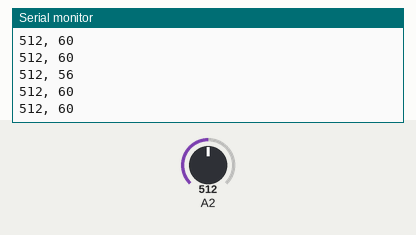
A sketch run on a simulated Arduino Uno, built with avr-gcc and run on an emulated ATmega328P. On the bench: the last lines printed to the serial monitor. The inputs (shaded band) are chosen by the test bench; at power-on: A2 = 512.

Above: at 2.7 s.
2.8 s: A2 set to 107
4.3 s: A2 set to 95
At 5.4 s:
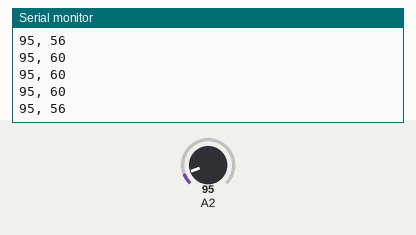
5.8 s: A2 set to 11
At 6.5 s:
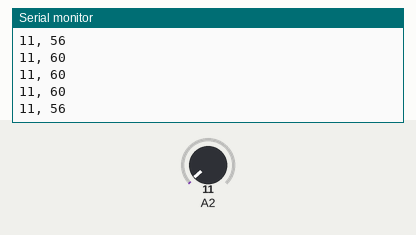
8.8 s: A2 set to 8
At 9.7 s:
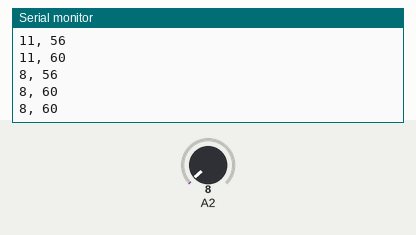
Timing chart, 0 to 11.8 s (numbered marks = the images above; inputs shaded):
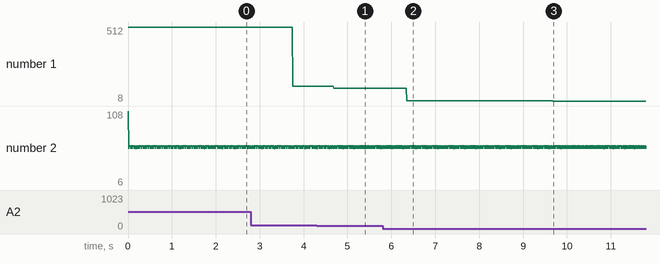

Measured:
- after the input at 4.3 s, the serial monitor: prints a new line after 0.39 s (image 1)
- after the input at 5.8 s, the serial monitor: prints a new line after 0.55 s (image 2)
- after the input at 8.8 s, the serial monitor: prints a new line after 0.88 s (image 3)
- plotted number 1: 512 → 107 after the input at 2.8 s, 107 → 95 after the input at 4.3 s, 95 → 11 after the input at 5.8 s, 11 → 8 after the input at 8.8 s
- plotted number 2: 56 → 6 after the input at 8.8 s

The sketch:

Cambiarfrecuenciamuestreomoarduino.ino
```cpp
// Arrays to save our results in
unsigned long start_times[100];
unsigned long stop_times[100];
unsigned long values[100];


// Define various ADC prescaler
const unsigned char PS_2 = (1 << ADPS0);
const unsigned char PS_4 = (1 << ADPS1);
const unsigned char PS_8 = (1 << ADPS1)| (1 << ADPS0);;
const unsigned char PS_16 = (1 << ADPS2);
const unsigned char PS_32 = (1 << ADPS2) | (1 << ADPS0);
const unsigned char PS_64 = (1 << ADPS2) | (1 << ADPS1);
const unsigned char PS_128 = (1 << ADPS2) | (1 << ADPS1) | (1 << ADPS0);

// Setup the serial port and pin 2
void setup() {
  Serial.begin(9600);
  pinMode(2, INPUT);

  // set up the ADC
  ADCSRA &= ~PS_128;  // remove bits set by Arduino library

  // you can choose a prescaler from above.
  // PS_16, PS_32, PS_64 or PS_128
  ADCSRA |= PS_64;    // set our own prescaler to 64

}


void loop() {
  unsigned int i;

  // capture the values to memory
  for(i=0;i<100;i++) {
    start_times[i] = micros();
    values[i] = analogRead(2);
    stop_times[i] = micros();
  }

  // print out the results
  for(i=0;i<100;i++) {
    Serial.print(values[i]);
    Serial.print(", ");
    Serial.println(stop_times[i] - start_times[i]);
  }
}
```
